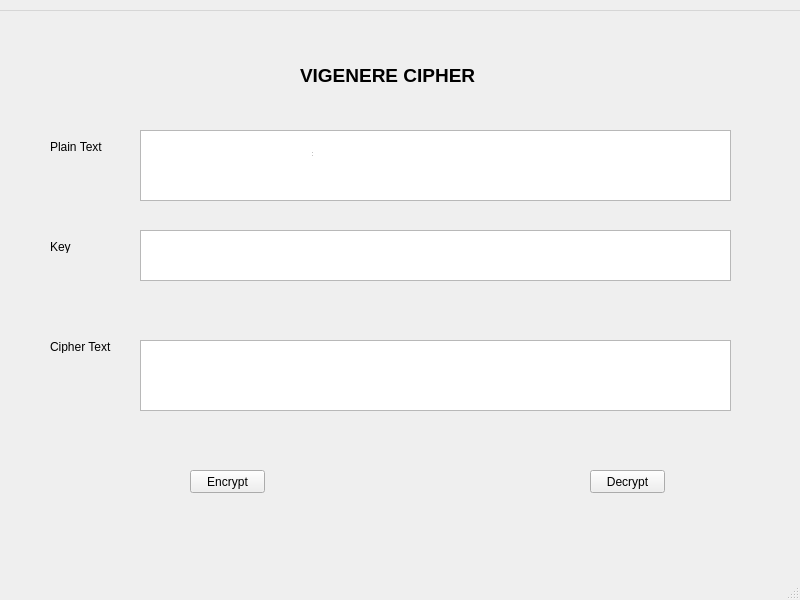
<?xml version="1.0" encoding="UTF-8"?>
<ui version="4.0">
 <class>MainWindow</class>
 <widget class="QMainWindow" name="MainWindow">
  <property name="geometry">
   <rect>
    <x>0</x>
    <y>0</y>
    <width>800</width>
    <height>600</height>
   </rect>
  </property>
  <property name="windowTitle">
   <string>MainWindow</string>
  </property>
  <widget class="QWidget" name="centralwidget">
   <widget class="QWidget" name="centralwidget_2" native="true">
    <property name="geometry">
     <rect>
      <x>-30</x>
      <y>-10</y>
      <width>841</width>
      <height>573</height>
     </rect>
    </property>
    <widget class="QWidget" name="centralwidget_3" native="true">
     <property name="geometry">
      <rect>
       <x>30</x>
       <y>20</y>
       <width>781</width>
       <height>533</height>
      </rect>
     </property>
     <widget class="QPushButton" name="btn_encrypt_3">
      <property name="geometry">
       <rect>
        <x>190</x>
        <y>460</y>
        <width>75</width>
        <height>23</height>
       </rect>
      </property>
      <property name="text">
       <string>Encrypt</string>
      </property>
     </widget>
     <widget class="QPushButton" name="btn_decrypt_3">
      <property name="geometry">
       <rect>
        <x>590</x>
        <y>460</y>
        <width>75</width>
        <height>23</height>
       </rect>
      </property>
      <property name="text">
       <string>Decrypt</string>
      </property>
     </widget>
     <widget class="QLabel" name="label_plain_3">
      <property name="geometry">
       <rect>
        <x>50</x>
        <y>130</y>
        <width>100</width>
        <height>13</height>
       </rect>
      </property>
      <property name="text">
       <string>Plain Text</string>
      </property>
     </widget>
     <widget class="QLabel" name="label_key_3">
      <property name="geometry">
       <rect>
        <x>50</x>
        <y>230</y>
        <width>100</width>
        <height>13</height>
       </rect>
      </property>
      <property name="text">
       <string>Key</string>
      </property>
     </widget>
     <widget class="QLabel" name="label_cipher_3">
      <property name="geometry">
       <rect>
        <x>50</x>
        <y>330</y>
        <width>100</width>
        <height>13</height>
       </rect>
      </property>
      <property name="text">
       <string>Cipher Text</string>
      </property>
     </widget>
     <widget class="QLabel" name="label_title_3">
      <property name="geometry">
       <rect>
        <x>300</x>
        <y>50</y>
        <width>300</width>
        <height>30</height>
       </rect>
      </property>
      <property name="font">
       <font>
        <pointsize>14</pointsize>
        <weight>75</weight>
        <bold>true</bold>
       </font>
      </property>
      <property name="text">
       <string>VIGENERE CIPHER</string>
      </property>
     </widget>
     <widget class="QTextEdit" name="txt_plain_text_3">
      <property name="geometry">
       <rect>
        <x>140</x>
        <y>120</y>
        <width>591</width>
        <height>71</height>
       </rect>
      </property>
     </widget>
     <widget class="QTextEdit" name="txt_key_3">
      <property name="geometry">
       <rect>
        <x>140</x>
        <y>220</y>
        <width>591</width>
        <height>51</height>
       </rect>
      </property>
     </widget>
     <widget class="QTextEdit" name="txt_cipher_text_3">
      <property name="geometry">
       <rect>
        <x>140</x>
        <y>330</y>
        <width>591</width>
        <height>71</height>
       </rect>
      </property>
     </widget>
    </widget>
    <widget class="QStatusBar" name="statusbar_2">
     <property name="geometry">
      <rect>
       <x>340</x>
       <y>150</y>
       <width>3</width>
       <height>18</height>
      </rect>
     </property>
    </widget>
   </widget>
   <widget class="QMenuBar" name="menubar_2">
    <property name="geometry">
     <rect>
      <x>-30</x>
      <y>-10</y>
      <width>864</width>
      <height>21</height>
     </rect>
    </property>
   </widget>
   <widget class="QStatusBar" name="statusbar_3">
    <property name="geometry">
     <rect>
      <x>-30</x>
      <y>-10</y>
      <width>3</width>
      <height>18</height>
     </rect>
    </property>
   </widget>
  </widget>
  <widget class="QMenuBar" name="menubar">
   <property name="geometry">
    <rect>
     <x>0</x>
     <y>0</y>
     <width>800</width>
     <height>21</height>
    </rect>
   </property>
  </widget>
  <widget class="QStatusBar" name="statusbar"/>
 </widget>
 <resources/>
 <connections/>
</ui>
